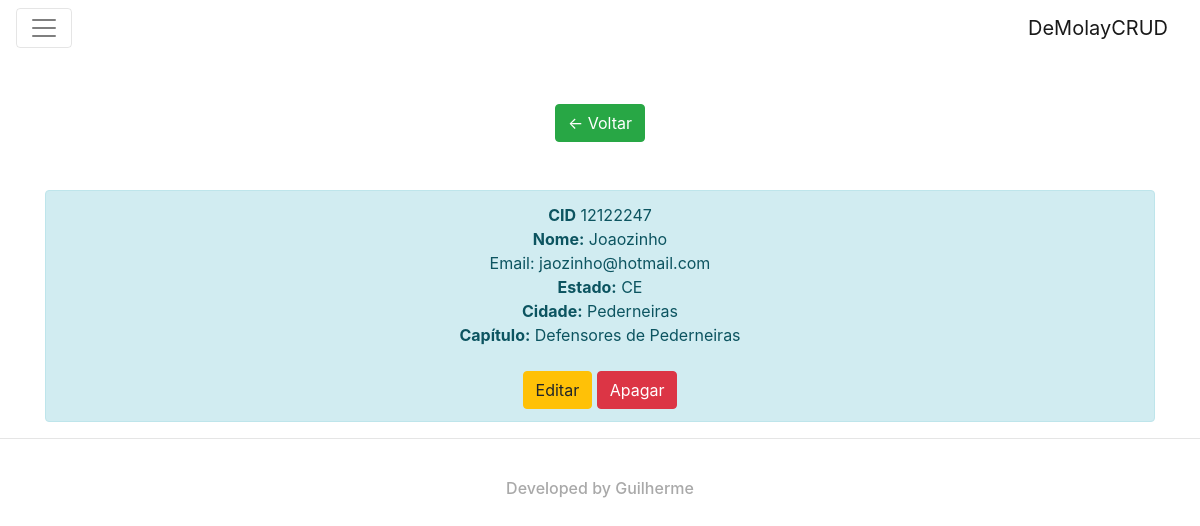
The app's page /index.php?layout=mostra&id=2 with its own data.
### tables this page shows
CREATE TABLE `tbl_demolay` (
  `dem_id` int(11) NOT NULL,
  `dem_cid` int(30) NOT NULL,
  `dem_nome` varchar(100) NOT NULL,
  `dem_email` varchar(200) NOT NULL,
  `dem_estado` varchar(100) NOT NULL,
  `dem_cidade` varchar(100) NOT NULL,
  `dem_capitulo` varchar(100) NOT NULL
);

### db.php (called while the page is built, shortened)
<?php
class BD
{
    private $conn;
    public function __construct($pdo)
    {
        $this->conn = $pdo;
    }
    public function get_demolay($id)
    {
        try {
            return $this->conn->query("SELECT * FROM tbl_demolay WHERE tbl_demolay.dem_id = $id");
        }catch(PDOException $erro){
            echo "<center><h3><stron>Erro!, DeMolay Não Encontrado!</stron></h3><br><h5>",$erro->getMessage(),"</h5></center>";
        }
    }
}
?>

### index.php (the view, shortened to what this page needs)
<html>
<head>
    <link rel="stylesheet" href="https://maxcdn.bootstrapcdn.com/bootstrap/4.0.0-alpha.6/css/bootstrap.min.css">
</head>
<body onload="montaPais()">
<?php
include 'conexao.php';
include 'db.php';
$layout = isset($_GET['layout']);
if($layout == 1){
    $layoutt = $_GET['layout'];
    if($layoutt == "cadastro") {
        echo "
<nav class='navbar navbar-toggleable-md navbar-light bg-faded'>
    <button class='navbar-toggler navbar-toggler-right' type='button' data-toggle='collapse' data-target='#navbarSupportedContent' aria-controls='navbarSupportedContent' aria-expanded='false' aria-label='Toggle navigation'>
        <span class='navbar-toggler-icon'></span>
    </button>
    <a class='navbar-brand' href='#'>DeMolayCRUD</a>
    <div class='collapse navbar-collapse' id='navbarSupportedContent'>
        <ul class='navbar-nav mr-auto'>
            <li class='nav-item'>
                <a class='nav-link' href='index.php'>Home</a>
            </li>
            <li class='nav-item active'>
                <a class='nav-link' href='index.php?layout=cadastro'>Cadastrar</a>
            </li>
            <li class='nav-item'>
                <a class='nav-link disabled' href='#'>Editando</a>
            </li>
            <li class='nav-item'>
                <a class='nav-link disabled' href='#'>Apagando</a>
            </li>
        </ul>
        <form action='index.php?busca' method='POST' class='form-inline my-2 my-lg-0'>
            <input name='busca' class='form-control mr-sm-2' type='text' placeholder='Procurar Registro...'>
            <button class='btn btn-outline-success my-2 my-sm-0' type='submit'>Buscar</button>
        </form>
    </div>
</nav>
<div class='container'>
   <br>
   <br>
<div class='alert alert-info' role='alert'>
  <center><h1>Cadastro de DeMolays</h1></center>
</div>
   <br>
   <br>
  <form action='index.php?cad' method='POST' name='formCadastroDemolay'>
  <div class='form-group row'>
  <label class='col-2 col-form-label'>CID</label>
  <div class='col-10'>
    <input class='form-control' name='dem_cid' type='number' required>
  </div>
</div>
<div class='form-group row'>
  <label class='col-2 col-form-label'>Nome</label>
  <div class='col-10'>
    <input name='dem_nome' class='form-control' type='text' placeholder='Nome' required>
  </div>
</div>
<div class='form-group row'>
  <label  class='col-2 col-form-label'>Email</label>
  <div class='col-10'>
    <input name='dem_email' class='form-control' type='text' placeholder='E-Mail' required>
  </div>
</div>
<div class='form-group row'>
  <label  class='col-2 col-form-label'>Estado</label>
  <div class='col-10'>
<select name='dem_estado'>
	<option value='AC'>Acre</option>
	<option value='AL'>Alagoas</option>
	<option value='AP'>Amapá</option>
	<option value='AM'>Amazonas</option>
	<option value='BA'>Bahia</option>
	<option value='CE'>Ceará</option>
	<option value='DF'>Distrito Federal</option>
	<option value='ES'>Espírito Santo</option>
	<option value='GO'>Goiás</option>
	<option value='MA'>Maranhão</option>
	<option value='MT'>Mato Grosso</option>
	<option value='MS'>Mato Grosso do Sul</option>
	<option value='MG'>Minas Gerais</option>
	<option value='PA'>Pará</option>
	<option value='PB'>Paraíba</option>
	<option value='PR'>Paraná</option>
	<option value='PE'>Pernambuco</option>
	<option value='PI'>Piauí</option>
	<option value='RJ'>Rio de Janeiro</option>
	<option value='RN'>Rio Grande do Norte</option>
	<option value='RS'>Rio Grande do Sul</option>
	<option value='RO'>Rondônia</option>
	<option value='RR'>Roraima</option>
	<option value='SC'>Santa Catarina</option>
	<option value='SP'>São Paulo</option>
	<option value='SE'>Sergipe</option>
	<option value='TO'>Tocantins</option>
</select>
  </div>
</div>
<div class='form-group row'>
  <label for='example-email-input' class='col-2 col-form-label'>Cidade</label>
  <div class='col-10'>
     <input name='dem_cidade' class='form-control' type='text' placeholder='Cidade Atual' required>
  </div>
</div>
<div class='form-group row'>
  <label for='example-email-input' class='col-2 col-form-label'>Capítulo</label>
  <div class='col-10'>
    <input name='dem_capitulo' class='form-control' type='text' placeholder='Capítulo Atual' required>
  </div>
</div>
<br>
 <center><button class='btn btn-outline-success' type='submit'>Cadastrar</button></center>
</form>
</div>
    ";
    }else if($layoutt == "mostra"){
        if(isset($_GET['id'])){
            $idMostra = $_GET['id'];
            $dblay = new BD($pdo);
            $demolayMostras = $dblay->get_demolay($idMostra);
            echo "
<nav class='navbar navbar-toggleable-md navbar-light bg-faded'>
    <button class='navbar-toggler navbar-toggler-right' type='button' data-toggle='collapse' data-target='#navbarSupportedContent' aria-controls='navbarSupportedContent' aria-expanded='false' aria-label='Toggle navigation'>
        <span class='navbar-toggler-icon'></span>
    </button>
    <a class='navbar-brand' href='#'>DeMolayCRUD</a>
    <div class='collapse navbar-collapse' id='navbarSupportedContent'>
        <ul class='navbar-nav mr-auto'>
            <li class='nav-item '>
                <a class='nav-link' href='index.php?layout=index'>Home</a>
            </li>
            <li class='nav-item'>
                <a class='nav-link' href='index.php?layout=cadastro'>Cadastrar</a>
            </li>
            <li class='nav-item active' >
                <a class='nav-link ' href='#'>Exibindo</a>
            </li>
            <li class='nav-item'>
                <a class='nav-link disabled' href='#'>Editando</a>
            </li>
            <li class='nav-item'>
                <a class='nav-link disabled' href='#'>Apagando</a>
            </li>
        </ul>
    </div>
</nav>
<div class='container'>
<br>
<br>
<center><a href='index.php' class='btn btn-success' role='button'><- Voltar</a></center>
<br>
<br>
<center>
  <div class='alert alert-info' role='alert'>";
            foreach($demolayMostras as $demolayMostra) {
                echo"
                <strong > CID</strong > ",$demolayMostra['dem_cid'],"<br>
                <strong>Nome:</strong > ",$demolayMostra['dem_nome'],"<br>
                <stron>Email:</stron > ",$demolayMostra['dem_email'],"<br>
                <strong>Estado:</strong > ",$demolayMostra['dem_estado'],"<br>
                <strong>Cidade:</strong > ",$demolayMostra['dem_cidade'],"<br>
                <strong>Capítulo:</strong > ",$demolayMostra['dem_capitulo'],"<br>
<br>
<a href='index.php?layout=editar&id=", $demolayMostra['dem_id'],"' class='btn btn-warning' role='button'>Editar</a> <a href='index.php?apagar=", $demolayMostra['dem_id'],"' class='btn btn-danger' role='button' >Apagar</a>
                ";
                }
            echo"
</div>
</center>
</div>
";
        }else{
            header("location:index.php");
        }
    }else{
        header("location:index.php");
    }
}
?>
<footer>
    <hr>
    <br>
    <center><h6><font color='#a9a9a9'>Developed by Guilherme</font></h6></center>
</footer>
</body>
</html>

### records on screen
tbl_demolay: dem_cid "12122247", dem_nome "Joaozinho", dem_email "jaozinho@hotmail.com", dem_estado "CE", dem_cidade "Pederneiras", dem_capitulo "Defensores de Pederneiras"
